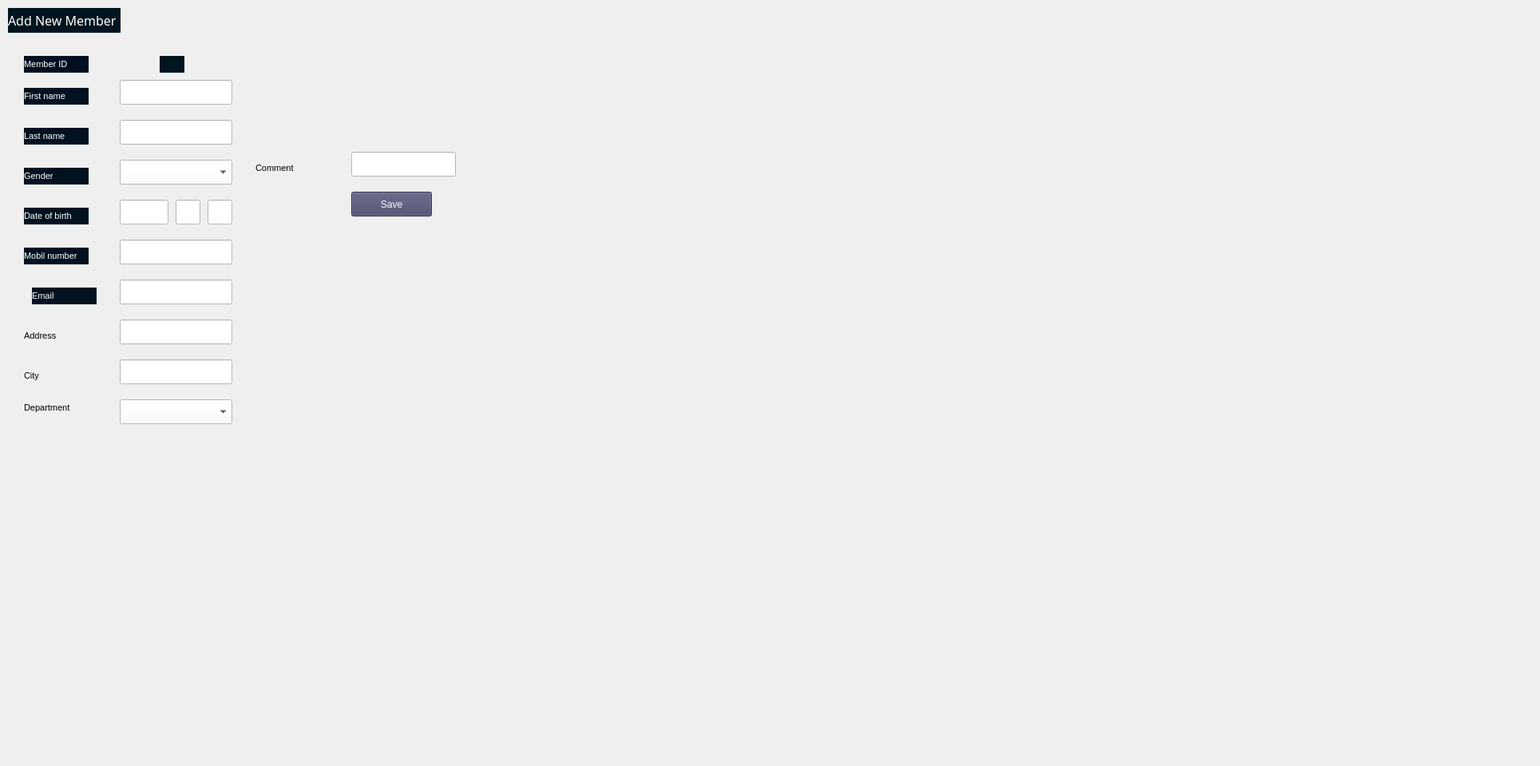
    <widget class="QWidget" name="tab_5">
     <attribute name="title">
      <string>addMember</string>
     </attribute>
     <widget class="QLabel" name="label_72">
      <property name="geometry">
       <rect>
        <x>0</x>
        <y>-60</y>
        <width>1920</width>
        <height>950</height>
       </rect>
      </property>
      <property name="font">
       <font>
        <pointsize>8</pointsize>
       </font>
      </property>
      <property name="text">
       <string/>
      </property>
      <property name="pixmap">
       <pixmap>../app-pyqt5/000.jpg</pixmap>
      </property>
     </widget>
     <widget class="QLabel" name="label_73">
      <property name="geometry">
       <rect>
        <x>30</x>
        <y>500</y>
        <width>81</width>
        <height>21</height>
       </rect>
      </property>
      <property name="font">
       <font>
        <pointsize>8</pointsize>
       </font>
      </property>
      <property name="text">
       <string>Department</string>
      </property>
     </widget>
     <widget class="QLineEdit" name="tb221">
      <property name="geometry">
       <rect>
        <x>440</x>
        <y>190</y>
        <width>131</width>
        <height>31</height>
       </rect>
      </property>
      <property name="styleSheet">
       <string notr="true">background-color: rgb(255, 255, 255);
font: 8pt &quot;MS Shell Dlg 2&quot;;</string>
      </property>
     </widget>
     <widget class="QLabel" name="label_74">
      <property name="geometry">
       <rect>
        <x>30</x>
        <y>160</y>
        <width>81</width>
        <height>21</height>
       </rect>
      </property>
      <property name="font">
       <font>
        <pointsize>8</pointsize>
       </font>
      </property>
      <property name="styleSheet">
       <string notr="true">color: rgb(255, 255, 255);
background-color: rgb(0, 17, 31);</string>
      </property>
      <property name="text">
       <string>Last name</string>
      </property>
     </widget>
     <widget class="QComboBox" name="cb220">
      <property name="geometry">
       <rect>
        <x>150</x>
        <y>500</y>
        <width>141</width>
        <height>31</height>
       </rect>
      </property>
      <property name="font">
       <font>
        <family>MS Shell Dlg 2</family>
        <pointsize>8</pointsize>
        <weight>50</weight>
        <italic>false</italic>
        <bold>false</bold>
       </font>
      </property>
      <property name="styleSheet">
       <string notr="true">background-color: rgb(255, 255, 255);
font: 8pt &quot;MS Shell Dlg 2&quot;;
</string>
      </property>
      <item>
       <property name="text">
        <string/>
       </property>
      </item>
      <item>
       <property name="text">
        <string>Studen (En väg framåt)</string>
       </property>
      </item>
      <item>
       <property name="text">
        <string>Projekt Exakt</string>
       </property>
      </item>
      <item>
       <property name="text">
        <string>Café och kök</string>
       </property>
      </item>
      <item>
       <property name="text">
        <string>Gröna Fingrar</string>
       </property>
      </item>
      <item>
       <property name="text">
        <string>Kontoret </string>
       </property>
      </item>
      <item>
       <property name="text">
        <string>Fixa till</string>
       </property>
      </item>
      <item>
       <property name="text">
        <string>Naturkontakt</string>
       </property>
      </item>
     </widget>
     <widget class="QLabel" name="l210">
      <property name="geometry">
       <rect>
        <x>10</x>
        <y>10</y>
        <width>141</width>
        <height>31</height>
       </rect>
      </property>
      <property name="font">
       <font>
        <family>Ink Free</family>
        <pointsize>12</pointsize>
        <weight>50</weight>
        <italic>false</italic>
        <bold>false</bold>
       </font>
      </property>
      <property name="styleSheet">
       <string notr="true">background-color: rgb(0, 21, 31);
font: 12pt &quot;Ink Free&quot;;
color: rgb(255, 255, 255);</string>
      </property>
      <property name="text">
       <string>Add New Member</string>
      </property>
     </widget>
     <widget class="QLineEdit" name="tb215_1">
      <property name="geometry">
       <rect>
        <x>150</x>
        <y>250</y>
        <width>61</width>
        <height>31</height>
       </rect>
      </property>
      <property name="styleSheet">
       <string notr="true">background-color: rgb(255, 255, 255);
font: 8pt &quot;MS Shell Dlg 2&quot;;</string>
      </property>
     </widget>
     <widget class="QLabel" name="label_77">
      <property name="geometry">
       <rect>
        <x>30</x>
        <y>310</y>
        <width>81</width>
        <height>21</height>
       </rect>
      </property>
      <property name="font">
       <font>
        <pointsize>8</pointsize>
       </font>
      </property>
      <property name="styleSheet">
       <string notr="true">color: rgb(255, 255, 255);
background-color: rgb(0, 17, 31);</string>
      </property>
      <property name="text">
       <string>Mobil number</string>
      </property>
     </widget>
     <widget class="QComboBox" name="cb214">
      <property name="geometry">
       <rect>
        <x>150</x>
        <y>200</y>
        <width>141</width>
        <height>31</height>
       </rect>
      </property>
      <property name="font">
       <font>
        <family>MS Shell Dlg 2</family>
        <pointsize>8</pointsize>
        <weight>50</weight>
        <italic>false</italic>
        <bold>false</bold>
       </font>
      </property>
      <property name="styleSheet">
       <string notr="true">background-color: rgb(255, 255, 255);
font: 8pt &quot;MS Shell Dlg 2&quot;;
</string>
      </property>
      <item>
       <property name="text">
        <string/>
       </property>
      </item>
      <item>
       <property name="text">
        <string>Male</string>
       </property>
      </item>
      <item>
       <property name="text">
        <string>Female</string>
       </property>
      </item>
      <item>
       <property name="text">
        <string>Other</string>
       </property>
      </item>
     </widget>
     <widget class="QLineEdit" name="tb212">
      <property name="geometry">
       <rect>
        <x>150</x>
        <y>100</y>
        <width>141</width>
        <height>31</height>
       </rect>
      </property>
      <property name="styleSheet">
       <string notr="true">background-color: rgb(255, 255, 255);
font: 8pt &quot;MS Shell Dlg 2&quot;;</string>
      </property>
     </widget>
     <widget class="QLineEdit" name="tb217">
      <property name="geometry">
       <rect>
        <x>150</x>
        <y>350</y>
        <width>141</width>
        <height>31</height>
       </rect>
      </property>
      <property name="styleSheet">
       <string notr="true">background-color: rgb(255, 255, 255);
font: 8pt &quot;MS Shell Dlg 2&quot;;</string>
      </property>
     </widget>
     <widget class="QLabel" name="label_78">
      <property name="geometry">
       <rect>
        <x>40</x>
        <y>360</y>
        <width>81</width>
        <height>21</height>
       </rect>
      </property>
      <property name="font">
       <font>
        <pointsize>8</pointsize>
       </font>
      </property>
      <property name="styleSheet">
       <string notr="true">color: rgb(255, 255, 255);
background-color: rgb(0, 17, 31);</string>
      </property>
      <property name="text">
       <string>Email</string>
      </property>
     </widget>
     <widget class="QLineEdit" name="tb213">
      <property name="geometry">
       <rect>
        <x>150</x>
        <y>150</y>
        <width>141</width>
        <height>31</height>
       </rect>
      </property>
      <property name="styleSheet">
       <string notr="true">background-color: rgb(255, 255, 255);
font: 8pt &quot;MS Shell Dlg 2&quot;;</string>
      </property>
     </widget>
     <widget class="QLineEdit" name="tb218">
      <property name="geometry">
       <rect>
        <x>150</x>
        <y>400</y>
        <width>141</width>
        <height>31</height>
       </rect>
      </property>
      <property name="styleSheet">
       <string notr="true">background-color: rgb(255, 255, 255);
font: 8pt &quot;MS Shell Dlg 2&quot;;</string>
      </property>
     </widget>
     <widget class="QLabel" name="label_79">
      <property name="geometry">
       <rect>
        <x>30</x>
        <y>460</y>
        <width>81</width>
        <height>21</height>
       </rect>
      </property>
      <property name="font">
       <font>
        <pointsize>8</pointsize>
       </font>
      </property>
      <property name="text">
       <string>City</string>
      </property>
     </widget>
     <widget class="QLabel" name="label_80">
      <property name="geometry">
       <rect>
        <x>30</x>
        <y>210</y>
        <width>81</width>
        <height>21</height>
       </rect>
      </property>
      <property name="font">
       <font>
        <pointsize>8</pointsize>
       </font>
      </property>
      <property name="styleSheet">
       <string notr="true">color: rgb(255, 255, 255);
background-color: rgb(0, 17, 31);</string>
      </property>
      <property name="text">
       <string>Gender</string>
      </property>
     </widget>
     <widget class="QLabel" name="label_81">
      <property name="geometry">
       <rect>
        <x>30</x>
        <y>410</y>
        <width>81</width>
        <height>21</height>
       </rect>
      </property>
      <property name="font">
       <font>
        <pointsize>8</pointsize>
       </font>
      </property>
      <property name="text">
       <string>Address</string>
      </property>
     </widget>
     <widget class="QLabel" name="label_82">
      <property name="geometry">
       <rect>
        <x>320</x>
        <y>200</y>
        <width>81</width>
        <height>21</height>
       </rect>
      </property>
      <property name="font">
       <font>
        <pointsize>8</pointsize>
       </font>
      </property>
      <property name="text">
       <string>Comment</string>
      </property>
     </widget>
     <widget class="QLabel" name="label_83">
      <property name="geometry">
       <rect>
        <x>30</x>
        <y>110</y>
        <width>81</width>
        <height>21</height>
       </rect>
      </property>
      <property name="font">
       <font>
        <pointsize>8</pointsize>
       </font>
      </property>
      <property name="styleSheet">
       <string notr="true">color: rgb(255, 255, 255);
background-color: rgb(0, 17, 31);</string>
      </property>
      <property name="text">
       <string>First name</string>
      </property>
     </widget>
     <widget class="QLabel" name="label_84">
      <property name="geometry">
       <rect>
        <x>30</x>
        <y>260</y>
        <width>81</width>
        <height>21</height>
       </rect>
      </property>
      <property name="font">
       <font>
        <pointsize>8</pointsize>
       </font>
      </property>
      <property name="styleSheet">
       <string notr="true">color: rgb(255, 255, 255);
background-color: rgb(0, 17, 31);</string>
      </property>
      <property name="text">
       <string>Date of birth</string>
      </property>
     </widget>
     <widget class="QPushButton" name="b211">
      <property name="geometry">
       <rect>
        <x>440</x>
        <y>240</y>
        <width>101</width>
        <height>31</height>
       </rect>
      </property>
      <property name="styleSheet">
       <string notr="true">color: rgb(255, 255, 255);
font: 8pt &quot;MS Shell Dlg 2&quot;;
background-color: rgb(69, 69, 103);</string>
      </property>
      <property name="text">
       <string>Save</string>
      </property>
     </widget>
     <widget class="QLineEdit" name="tb216">
      <property name="geometry">
       <rect>
        <x>150</x>
        <y>300</y>
        <width>141</width>
        <height>31</height>
       </rect>
      </property>
      <property name="styleSheet">
       <string notr="true">background-color: rgb(255, 255, 255);
font: 8pt &quot;MS Shell Dlg 2&quot;;</string>
      </property>
     </widget>
     <widget class="QLineEdit" name="tb219">
      <property name="geometry">
       <rect>
        <x>150</x>
        <y>450</y>
        <width>141</width>
        <height>31</height>
       </rect>
      </property>
      <property name="styleSheet">
       <string notr="true">background-color: rgb(255, 255, 255);
font: 8pt &quot;MS Shell Dlg 2&quot;;</string>
      </property>
     </widget>
     <widget class="QLabel" name="l211">
      <property name="geometry">
       <rect>
        <x>200</x>
        <y>70</y>
        <width>31</width>
        <height>21</height>
       </rect>
      </property>
      <property name="font">
       <font>
        <family>MS Shell Dlg 2</family>
        <pointsize>10</pointsize>
        <weight>9</weight>
        <italic>false</italic>
        <bold>false</bold>
       </font>
      </property>
      <property name="styleSheet">
       <string notr="true">font: 75 10pt &quot;MS Shell Dlg 2&quot;;
background-color: rgb(0, 21, 31);
color: rgb(255, 255, 255);</string>
      </property>
      <property name="text">
       <string/>
      </property>
     </widget>
     <widget class="QLineEdit" name="tb215_2">
      <property name="geometry">
       <rect>
        <x>220</x>
        <y>250</y>
        <width>31</width>
        <height>31</height>
       </rect>
      </property>
      <property name="styleSheet">
       <string notr="true">background-color: rgb(255, 255, 255);
font: 8pt &quot;MS Shell Dlg 2&quot;;</string>
      </property>
     </widget>
     <widget class="QLineEdit" name="tb215_3">
      <property name="geometry">
       <rect>
        <x>260</x>
        <y>250</y>
        <width>31</width>
        <height>31</height>
       </rect>
      </property>
      <property name="styleSheet">
       <string notr="true">background-color: rgb(255, 255, 255);
font: 8pt &quot;MS Shell Dlg 2&quot;;</string>
      </property>
     </widget>
     <widget class="QLabel" name="label_75">
      <property name="geometry">
       <rect>
        <x>30</x>
        <y>70</y>
        <width>81</width>
        <height>21</height>
       </rect>
      </property>
      <property name="font">
       <font>
        <pointsize>8</pointsize>
       </font>
      </property>
      <property name="styleSheet">
       <string notr="true">color: rgb(255, 255, 255);
background-color: rgb(0, 15, 31);</string>
      </property>
      <property name="text">
       <string>Member ID</string>
      </property>
     </widget>
    </widget>
